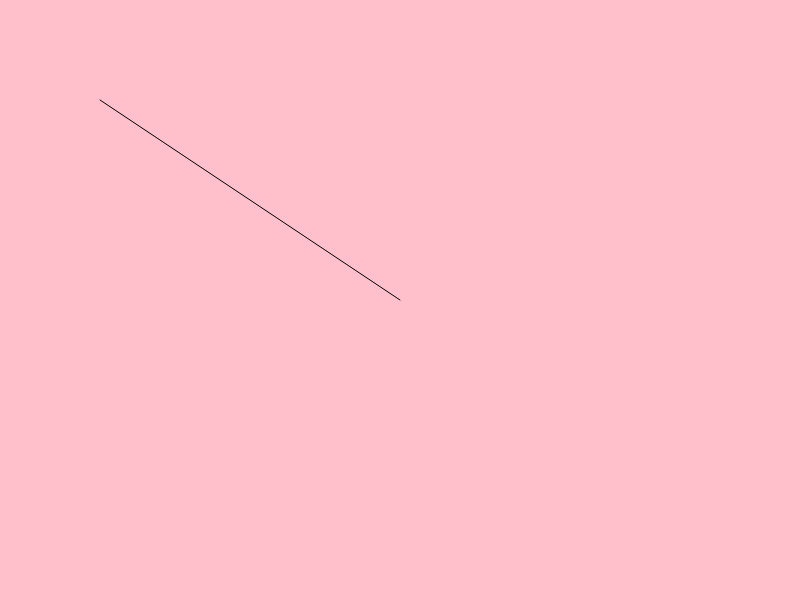
Frame 1 (no input)
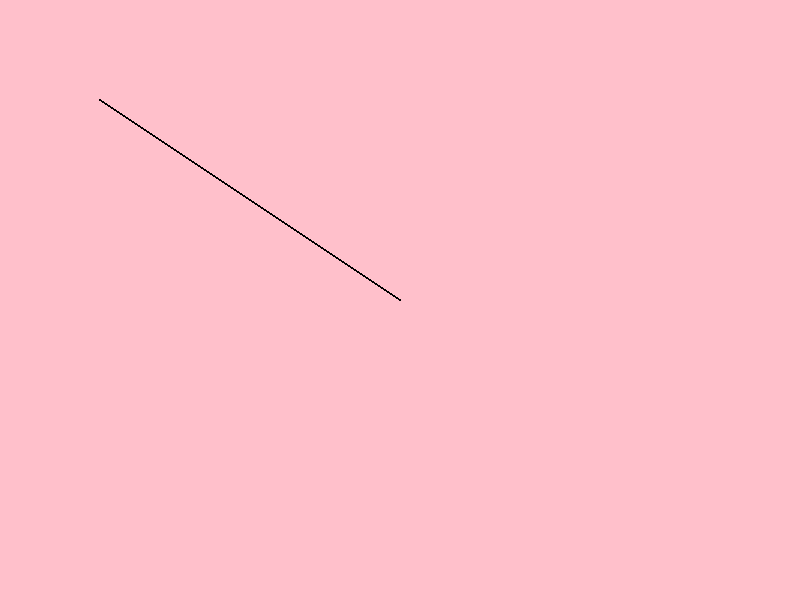
Frame 60 (no input)
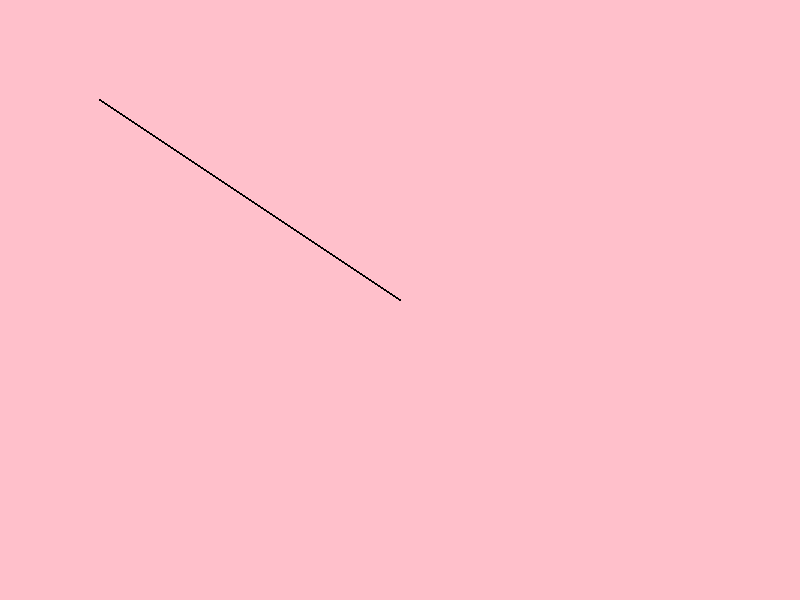
Frame 120 (the mouse pressed at the canvas centre since frame 60)

The p5.js sketch that drew these frames (run headless with seeded random() and noise() and a simulated clock; from frame 60 on, the mouse is pressed at the canvas centre):

// p5.js sketch
// ── sketch.js
function setup() {
  createCanvas(800, 600);
  background('pink');
}

function draw() {
  line(100, 100, 400, 300);
}
